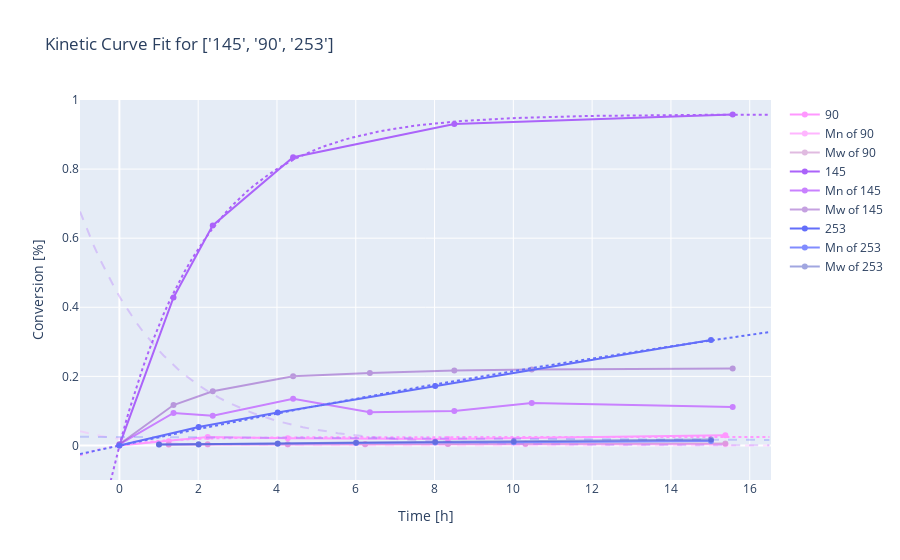

The notebook cell this image was saved under:
### Code cell
# Some search functions:
def search_for_exp(exp_nr: str | list) -> pd.DataFrame:
    if type(exp_nr) == str:
        return kinetics_df[kinetics_df['exp_nr'] == exp_nr]
    else:
        return kinetics_df[kinetics_df['exp_nr'].isin(exp_nr)]

def plot_exp(exp_nr: str | list, plot_mn: bool=False, plot_mw: bool=False, fit_curves: tuple=(True, True)):
    plot_data = search_for_exp(exp_nr)
    exp_fig = px.line(title=f"Kinetic Curve Fit for {exp_nr}")
    for kinetic_to_plot in plot_data.itertuples():
        x_data, ydata = kinetic_to_plot.conv_time_data
        marker_dict = dict(color=colors[int(kinetic_to_plot.Index)%len(colors)])
        exp_fig.add_scatter(x=x_data, y=ydata, mode="lines+markers", name=kinetic_to_plot.exp_nr, marker=marker_dict, legendgroup=str(kinetic_to_plot.exp_nr))
        if fit_curves[0]:
            if fit_curves[1]:
                add_fits_to_plot(exp_fig, neg_growth, [kinetic_to_plot.fit_p1, kinetic_to_plot.fit_p2], fit_func_derivative=neg_growth_derivative, marker=marker_dict, legendgroup=str(kinetic_to_plot.exp_nr), showlegend=False)
            else:
                add_fits_to_plot(exp_fig, neg_growth, [kinetic_to_plot.fit_p1, kinetic_to_plot.fit_p2], marker=marker_dict, legendgroup=str(kinetic_to_plot.exp_nr), showlegend=False)

        if plot_mn:
            marker_dict["color"] = color_variant(marker_dict["color"], 30)
            x2_data, y2_data = kinetic_to_plot.Mn_time_data
            exp_fig.add_scatter(x=x2_data, y=y2_data, mode="lines+markers", name="Mn of " + kinetic_to_plot.exp_nr, marker=marker_dict, legendgroup=str(kinetic_to_plot.exp_nr))
        if plot_mw:
            marker_dict["color"] = color_variant(marker_dict["color"], -60)
            x2_data, y2_data = kinetic_to_plot.Mw_time_data
            exp_fig.add_scatter(x=x2_data, y=y2_data, mode="lines+markers", name="Mw of " + kinetic_to_plot.exp_nr, marker=marker_dict, legendgroup=str(kinetic_to_plot.exp_nr), opacity=0.5)

    exp_fig.update_layout(yaxis=dict(range=[-0.1,1]), xaxis_title="Time [h]", yaxis_title="Conversion [%]")
    exp_fig.show()

def find_optimal_synthesis(monomer: str | list):
    search_q_monomer = [x in monomer for x in kinetics_df["monomer"]]
    result_df = kinetics_df[search_q_monomer].sort_values(by=["score"], ascending=False)
    return result_df

def refine_search(dataframe: pd.DataFrame, monomer: str | list = None, solvent: str | list = None, raft_agent: str | list = None):
    len_df = len(dataframe)
    search_q_monomer, search_q_solvent, search_q_raft_agent = [np.array([True] * len_df) for _ in range(3)]
    if monomer:
        search_q_monomer = dataframe["monomer"].apply(lambda x: x in [*monomer])
    if solvent:
        search_q_solvent = dataframe["solvent"].apply(lambda x: x in [*solvent])
    if raft_agent:
        search_q_raft_agent = dataframe["RAFT-Agent"].apply(lambda x: x in [*raft_agent])
    return dataframe[search_q_monomer & search_q_solvent & search_q_raft_agent]

# search_for_exp(["145", "90", "253"])
plot_exp(["145", "90", "253"], True, True)
# find_optimal_synthesis(["Styrene", "4-Methylstyrene", "Benzyl acrylate"])
# refine_search(kinetics_df, solvent=["Dimethylformamide"], monomer=["Styrene", "4-Methylstyrene", "Benzyl acrylate"], raft_agent=["2-Cyan-2-propylbenzodithioat"])
# refine_search(find_optimal_synthesis(["Styrene", "4-Methylstyrene", "Benzyl acrylate"]), solvent=["Dimethylformamide"], raft_agent=["2-Cyan-2-propylbenzodithioat"])
